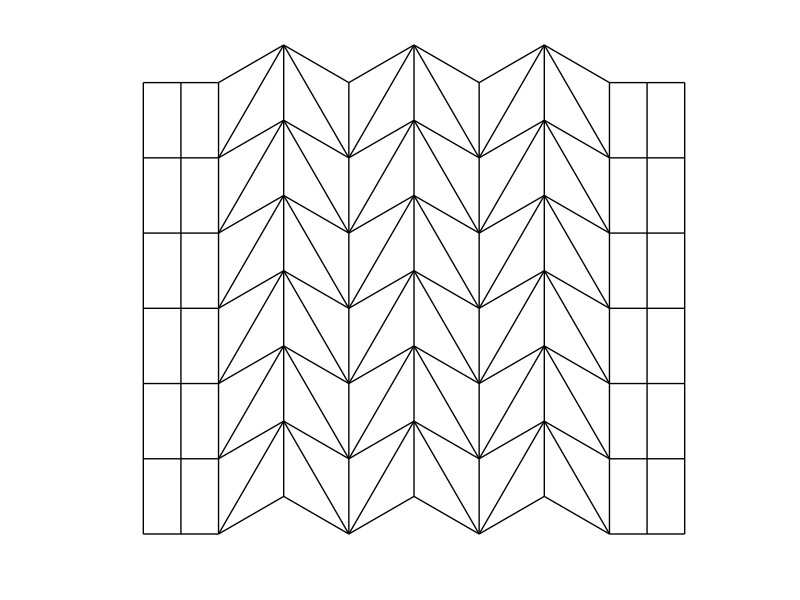

Here is the MATLAB script that generated this plot: (Note: this script raises an error after producing the figure.)
%Generates figures used for lasercutting origami collapsing cylinder
%Save output figures as .svg then pop over to a cutter
%Nathan Justus - Jan 30, 2024

clear all

%% Define design parameters and cutfile storage location

%Polygon side length
L = 7/8;
%Polygon number of sides
N = 6;
%Number of collapse sections
M = 3;
%Nozzle Angle (larger angle looks like a cylinder, smaller like a plane)
nozzleTheta = pi/4;
%Exit area ratio (ratio of nozzle area to cylinder area)
A_exit = 0.1;

%Rhombus angle
theta = pi/N;
theta = pi/2-(2*theta);

%Line width for plotting
lw = 1;
%Check if figures folder exists, make it if not
if ~exist('origamiFigures','dir')
    mkdir('origamiFigures');
end

Lstr = '0p875';
%Make folder to save figures
mkdir('origamiFigures',['N',num2str(N),'M',num2str(M),'L',Lstr]);
%File preamble
pbl = ['origamiFigures\',['N',num2str(N),'M',num2str(M),'L',Lstr],'\'];
%File ending
fend = ['_N',num2str(N),'M',num2str(M),'.svg'];
%Boolean to close figures after generating and saving
closeTheFigures = false;

%% Generate etch-pattern for main cylinder

%Get x coordinates for rows in the etch
midBits = L:L*cos(theta):2*M*L*cos(theta)+L;
xs = [0,midBits,2*M*L*cos(theta)+2*L];
%y values for a vertical stack of nodes
ys_v1 = [0:L:N*L];
%y values shifted up for the alternating bits
ys_v2 = ys_v1+L*sin(theta);

%Generate y values for a horizontal row of nodes
stepUp = [0,L*sin(theta)];
steps = repmat(stepUp,[1,M]);
ys_h = [0,steps,0,0];

%Set up figure for plotting
fig1 = figure(1);
clf;
hold on;
set(fig1,'Units','inches');

%Plot all the rows
for i = 0:L:N*L
    plot(xs,ys_h+i,'k','LineWidth',lw);
end

%Plot all the columns
for i = 1:numel(xs)
    if ys_h(i)
        ys = ys_v2;
    else
        ys = ys_v1;
    end
    these_xs = ones(N+1,1)*xs(i);
    if i == numel(xs)
        dottedLine = plot(these_xs,ys,'k','LineWidth',lw);
    else
        plot(these_xs,ys,'k','LineWidth',lw);
    end
end

%Plot the diagonal bits
for i = 2:2:2*M
    for j = 1:(numel(ys_v1)-1)
        plot([xs(i),xs(i+1)],[ys_v1(j),ys_v2(j+1)],'k','LineWidth',lw);
        if i == 2*M
            dashedLine = plot([xs(i+1),xs(i+2)],[ys_v2(j+1),ys_v1(j)],'k','LineWidth',lw);
        else
            plot([xs(i+1),xs(i+2)],[ys_v2(j+1),ys_v1(j)],'k','LineWidth',lw);
        end
    end
end

%Plot the bits used to make the structural rings at each end
xs_stripe = [L/2];
xs_stripe = [xs_stripe,2*M*L*cos(theta)+2*L-fliplr(xs_stripe)];
for i = 1:numel(xs_stripe)
    these_xs = ones(size(ys_v1))*xs_stripe(i);
    plot(these_xs,ys_v1,'k','LineWidth',lw);
end

set(gca,'xtick',[])
set(gca,'xticklabel',[])
set(gca,'ytick',[])
set(gca,'yticklabel',[])
set(gca,'visible','off');
axis equal;
axis off;

axis([min(xs),max(xs),min(ys_v1),max(ys_v2)]);
fig1.Position = [1,1,max(xs)-min(xs),max(ys_v2)-min(ys_v1)];
saveas(fig1,[pbl,'CylinderEtch',fend]);

%% Generate the cut pattern outline for the main cylinder

%Can do a separate figure or just plot a different color on the same plot
% fig2 = figure(2);
% clf;
% hold on;
% set(fig2,'Units','inches');

%Bottom edge
plot(xs,ys_h,'r','LineWidth',lw);
%Top edge
plot(xs,ys_h+N*L,'r','LineWidth',lw);
%Left edge
plot(xs(1)*ones(size(ys_v1)),ys_v1,'r','LineWidth',lw);
%Right edge
redLine = plot(xs(end)*ones(size(ys_v1)),ys_v1,'r','LineWidth',lw);

holeR = .175/2;
thetas = linspace(0,2*pi,50);
holeX = holeR*cos(thetas);
holeY = holeR*sin(thetas);

xHoles = [L/4,3*L/4];
xHoles = [xHoles,2*M*L*cos(theta)+2*L-fliplr(xHoles)];
for i = 1:numel(xHoles)
    for j = 1:N
        thisX = xHoles(i);
        thisY = (j-1)*L + L/2;
        plot(holeX+thisX,holeY+thisY,'r','LineWidth',lw);
    end
end

set(gca,'xtick',[])
set(gca,'xticklabel',[])
set(gca,'ytick',[])
set(gca,'yticklabel',[])
set(gca,'visible','off');
axis equal;
axis off;

axis([min(xs),max(xs),min(ys_v1),max(ys_v2)]);
fig2.Position = [1,1,max(xs)-min(xs),max(ys_v2)-min(ys_v1)];
saveas(fig2,[pbl,'CylinderCut_Combined',fend]);
